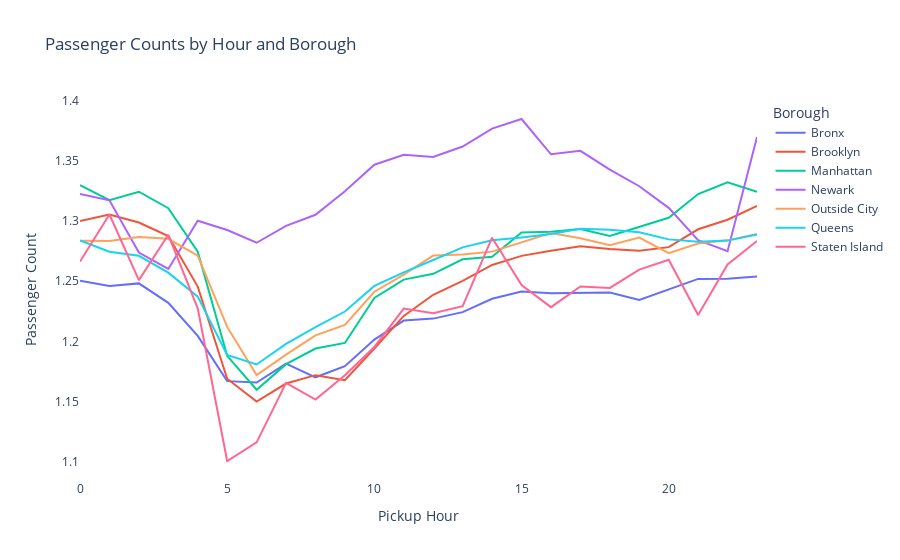
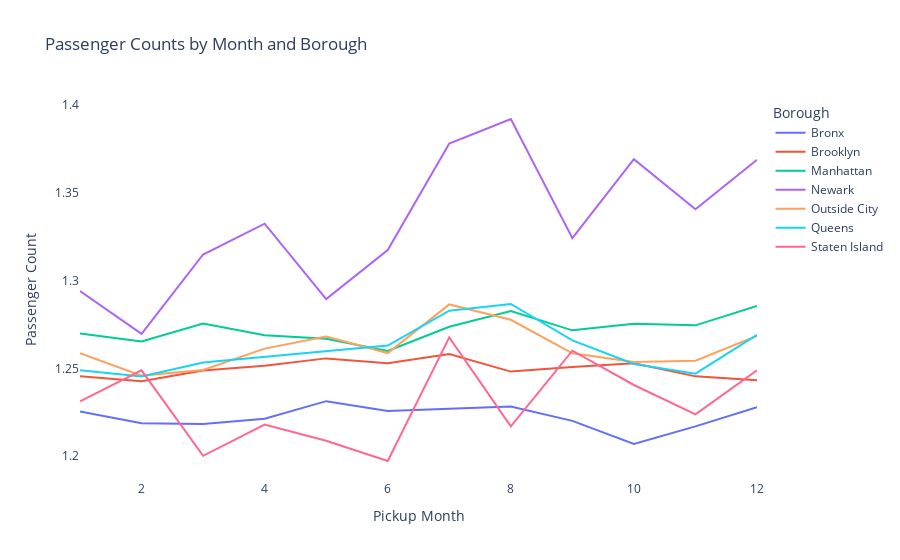
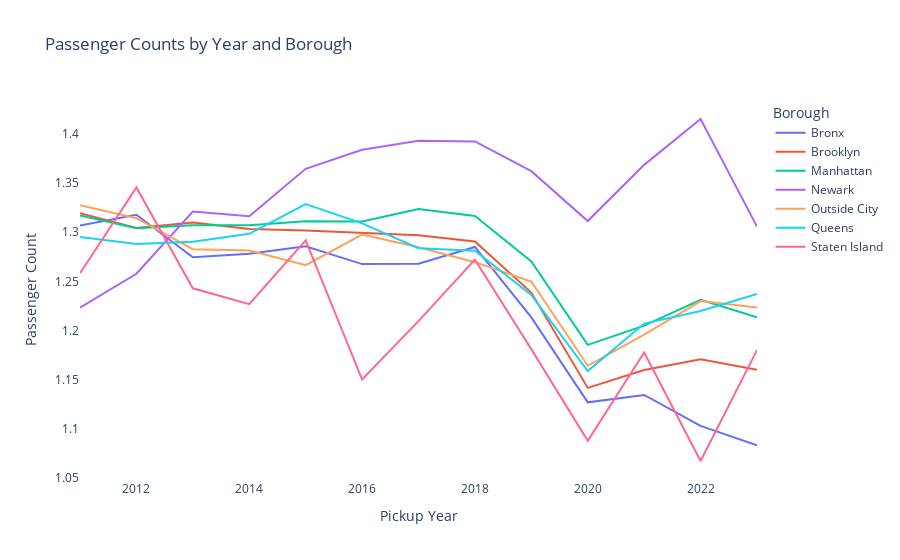

Notebook source saved alongside these figures, in order:
### Markdown cell above
## Passenger counts by borough over different time metrics

### Code cell
for i in ['hour','month','year']:
    # Group the DataFrame
    passenger_counts = df.groupby([f'pickup_{i}', 'Pickup_Borough'])['avg(passenger_count)'].mean().unstack()

    # Plot the data
    fig = px.line(passenger_counts, x=passenger_counts.index, y=passenger_counts.columns, title=f'Passenger Counts by {i.capitalize()} and Borough')
    fig.update_xaxes(title=f'Pickup {i.capitalize()}')
    fig.update_yaxes(title='Passenger Count')

    # Set clear background
    fig.update_layout(plot_bgcolor='white', paper_bgcolor='white')

    # Make legend clickable
    fig.update_layout(legend=dict(itemclick='toggle'))
    
    # Set legend title
    fig.update_layout(legend=dict(title='Borough'))

    # Show the plot
    fig.show()

### Figure 1 — Plotly figure (JSON) as saved in the notebook; plotly's stock layout.template omitted (floating-point values rounded to 4 significant figures)
{"data": [{"hovertemplate": "Pickup_Borough=Bronx<br>pickup_hour=%{x}<br>value=%{y}<extra></extra>", "legendgroup": "Bronx", "line": {"color": "#636efa", "dash": "solid"}, "marker": {"symbol": "circle"}, "mode": "lines", "name": "Bronx", "orientation": "v", "showlegend": true, "type": "scatter", "x": [0, 1, 2, 3, 4, 5, 6, 7, 8, 9, 10, 11, 12, 13, 14, 15, 16, 17, 18, 19, 20, 21, 22, 23], "xaxis": "x", "y": [1.25, 1.246, 1.248, 1.232, 1.205, 1.167, 1.166, 1.182, 1.17, 1.179, 1.202, 1.217, 1.219, 1.224, 1.235, 1.241, 1.24, 1.24, 1.241, 1.234, 1.243, 1.252, 1.252, 1.254], "yaxis": "y"}, {"hovertemplate": "Pickup_Borough=Brooklyn<br>pickup_hour=%{x}<br>value=%{y}<extra></extra>", "legendgroup": "Brooklyn", "line": {"color": "#EF553B", "dash": "solid"}, "marker": {"symbol": "circle"}, "mode": "lines", "name": "Brooklyn", "orientation": "v", "showlegend": true, "type": "scatter", "x": [0, 1, 2, 3, 4, 5, 6, 7, 8, 9, 10, 11, 12, 13, 14, 15, 16, 17, 18, 19, 20, 21, 22, 23], "xaxis": "x", "y": [1.3, 1.305, 1.299, 1.287, 1.245, 1.169, 1.15, 1.165, 1.172, 1.168, 1.194, 1.221, 1.239, 1.25, 1.263, 1.271, 1.275, 1.279, 1.277, 1.275, 1.278, 1.293, 1.301, 1.312], "yaxis": "y"}, {"hovertemplate": "Pickup_Borough=Manhattan<br>pickup_hour=%{x}<br>value=%{y}<extra></extra>", "legendgroup": "Manhattan", "line": {"color": "#00cc96", "dash": "solid"}, "marker": {"symbol": "circle"}, "mode": "lines", "name": "Manhattan", "orientation": "v", "showlegend": true, "type": "scatter", "x": [0, 1, 2, 3, 4, 5, 6, 7, 8, 9, 10, 11, 12, 13, 14, 15, 16, 17, 18, 19, 20, 21, 22, 23], "xaxis": "x", "y": [1.33, 1.317, 1.324, 1.311, 1.274, 1.188, 1.16, 1.181, 1.194, 1.199, 1.236, 1.251, 1.256, 1.268, 1.27, 1.29, 1.291, 1.293, 1.287, 1.295, 1.303, 1.322, 1.332, 1.324], "yaxis": "y"}, {"hovertemplate": "Pickup_Borough=Newark<br>pickup_hour=%{x}<br>value=%{y}<extra></extra>", "legendgroup": "Newark", "line": {"color": "#ab63fa", "dash": "solid"}, "marker": {"symbol": "circle"}, "mode": "lines", "name": "Newark", "orientation": "v", "showlegend": true, "type": "scatter", "x": [0, 1, 2, 3, 4, 5, 6, 7, 8, 9, 10, 11, 12, 13, 14, 15, 16, 17, 18, 19, 20, 21, 22, 23], "xaxis": "x", "y": [1.322, 1.317, 1.274, 1.26, 1.3, 1.292, 1.282, 1.296, 1.305, 1.325, 1.347, 1.355, 1.353, 1.362, 1.377, 1.385, 1.355, 1.358, 1.343, 1.329, 1.311, 1.284, 1.275, 1.37], "yaxis": "y"}, {"hovertemplate": "Pickup_Borough=Outside City<br>pickup_hour=%{x}<br>value=%{y}<extra></extra>", "legendgroup": "Outside City", "line": {"color": "#FFA15A", "dash": "solid"}, "marker": {"symbol": "circle"}, "mode": "lines", "name": "Outside City", "orientation": "v", "showlegend": true, "type": "scatter", "x": [0, 1, 2, 3, 4, 5, 6, 7, 8, 9, 10, 11, 12, 13, 14, 15, 16, 17, 18, 19, 20, 21, 22, 23], "xaxis": "x", "y": [1.284, 1.283, 1.287, 1.285, 1.271, 1.212, 1.172, 1.189, 1.205, 1.214, 1.241, 1.255, 1.271, 1.272, 1.275, 1.282, 1.29, 1.286, 1.28, 1.286, 1.273, 1.281, 1.284, 1.289], "yaxis": "y"}, {"hovertemplate": "Pickup_Borough=Queens<br>pickup_hour=%{x}<br>value=%{y}<extra></extra>", "legendgroup": "Queens", "line": {"color": "#19d3f3", "dash": "solid"}, "marker": {"symbol": "circle"}, "mode": "lines", "name": "Queens", "orientation": "v", "showlegend": true, "type": "scatter", "x": [0, 1, 2, 3, 4, 5, 6, 7, 8, 9, 10, 11, 12, 13, 14, 15, 16, 17, 18, 19, 20, 21, 22, 23], "xaxis": "x", "y": [1.284, 1.274, 1.271, 1.257, 1.237, 1.189, 1.181, 1.198, 1.212, 1.225, 1.246, 1.257, 1.268, 1.278, 1.284, 1.286, 1.289, 1.293, 1.293, 1.291, 1.285, 1.283, 1.284, 1.289], "yaxis": "y"}, {"hovertemplate": "Pickup_Borough=Staten Island<br>pickup_hour=%{x}<br>value=%{y}<extra></extra>", "legendgroup": "Staten Island", "line": {"color": "#FF6692", "dash": "solid"}, "marker": {"symbol": "circle"}, "mode": "lines", "name": "Staten Island", "orientation": "v", "showlegend": true, "type": "scatter", "x": [0, 1, 2, 3, 4, 5, 6, 7, 8, 9, 10, 11, 12, 13, 14, 15, 16, 17, 18, 19, 20, 21, 22, 23], "xaxis": "x", "y": [1.266, 1.305, 1.251, 1.288, 1.227, 1.101, 1.116, 1.166, 1.152, 1.172, 1.195, 1.227, 1.223, 1.229, 1.286, 1.247, 1.228, 1.246, 1.244, 1.26, 1.268, 1.222, 1.264, 1.283], "yaxis": "y"}], "layout": {"legend": {"itemclick": "toggle", "title": {"text": "Borough"}, "tracegroupgap": 0}, "paper_bgcolor": "white", "plot_bgcolor": "white", "title": {"text": "Passenger Counts by Hour and Borough"}, "xaxis": {"anchor": "y", "domain": [0, 1], "title": {"text": "Pickup Hour"}}, "yaxis": {"anchor": "x", "domain": [0, 1], "title": {"text": "Passenger Count"}}}}

### Figure 2 — Plotly figure (JSON) as saved in the notebook; plotly's stock layout.template omitted (floating-point values rounded to 4 significant figures)
{"data": [{"hovertemplate": "Pickup_Borough=Bronx<br>pickup_month=%{x}<br>value=%{y}<extra></extra>", "legendgroup": "Bronx", "line": {"color": "#636efa", "dash": "solid"}, "marker": {"symbol": "circle"}, "mode": "lines", "name": "Bronx", "orientation": "v", "showlegend": true, "type": "scatter", "x": [1, 2, 3, 4, 5, 6, 7, 8, 9, 10, 11, 12], "xaxis": "x", "y": [1.226, 1.219, 1.218, 1.221, 1.231, 1.226, 1.227, 1.228, 1.22, 1.207, 1.217, 1.228], "yaxis": "y"}, {"hovertemplate": "Pickup_Borough=Brooklyn<br>pickup_month=%{x}<br>value=%{y}<extra></extra>", "legendgroup": "Brooklyn", "line": {"color": "#EF553B", "dash": "solid"}, "marker": {"symbol": "circle"}, "mode": "lines", "name": "Brooklyn", "orientation": "v", "showlegend": true, "type": "scatter", "x": [1, 2, 3, 4, 5, 6, 7, 8, 9, 10, 11, 12], "xaxis": "x", "y": [1.245, 1.243, 1.249, 1.252, 1.256, 1.253, 1.258, 1.248, 1.251, 1.253, 1.245, 1.243], "yaxis": "y"}, {"hovertemplate": "Pickup_Borough=Manhattan<br>pickup_month=%{x}<br>value=%{y}<extra></extra>", "legendgroup": "Manhattan", "line": {"color": "#00cc96", "dash": "solid"}, "marker": {"symbol": "circle"}, "mode": "lines", "name": "Manhattan", "orientation": "v", "showlegend": true, "type": "scatter", "x": [1, 2, 3, 4, 5, 6, 7, 8, 9, 10, 11, 12], "xaxis": "x", "y": [1.27, 1.265, 1.276, 1.269, 1.267, 1.26, 1.274, 1.283, 1.272, 1.275, 1.275, 1.286], "yaxis": "y"}, {"hovertemplate": "Pickup_Borough=Newark<br>pickup_month=%{x}<br>value=%{y}<extra></extra>", "legendgroup": "Newark", "line": {"color": "#ab63fa", "dash": "solid"}, "marker": {"symbol": "circle"}, "mode": "lines", "name": "Newark", "orientation": "v", "showlegend": true, "type": "scatter", "x": [1, 2, 3, 4, 5, 6, 7, 8, 9, 10, 11, 12], "xaxis": "x", "y": [1.294, 1.27, 1.315, 1.332, 1.289, 1.317, 1.378, 1.392, 1.324, 1.369, 1.341, 1.369], "yaxis": "y"}, {"hovertemplate": "Pickup_Borough=Outside City<br>pickup_month=%{x}<br>value=%{y}<extra></extra>", "legendgroup": "Outside City", "line": {"color": "#FFA15A", "dash": "solid"}, "marker": {"symbol": "circle"}, "mode": "lines", "name": "Outside City", "orientation": "v", "showlegend": true, "type": "scatter", "x": [1, 2, 3, 4, 5, 6, 7, 8, 9, 10, 11, 12], "xaxis": "x", "y": [1.259, 1.246, 1.249, 1.261, 1.268, 1.259, 1.286, 1.278, 1.259, 1.254, 1.254, 1.268], "yaxis": "y"}, {"hovertemplate": "Pickup_Borough=Queens<br>pickup_month=%{x}<br>value=%{y}<extra></extra>", "legendgroup": "Queens", "line": {"color": "#19d3f3", "dash": "solid"}, "marker": {"symbol": "circle"}, "mode": "lines", "name": "Queens", "orientation": "v", "showlegend": true, "type": "scatter", "x": [1, 2, 3, 4, 5, 6, 7, 8, 9, 10, 11, 12], "xaxis": "x", "y": [1.249, 1.245, 1.253, 1.257, 1.26, 1.263, 1.283, 1.287, 1.266, 1.253, 1.247, 1.269], "yaxis": "y"}, {"hovertemplate": "Pickup_Borough=Staten Island<br>pickup_month=%{x}<br>value=%{y}<extra></extra>", "legendgroup": "Staten Island", "line": {"color": "#FF6692", "dash": "solid"}, "marker": {"symbol": "circle"}, "mode": "lines", "name": "Staten Island", "orientation": "v", "showlegend": true, "type": "scatter", "x": [1, 2, 3, 4, 5, 6, 7, 8, 9, 10, 11, 12], "xaxis": "x", "y": [1.231, 1.249, 1.2, 1.218, 1.209, 1.197, 1.268, 1.217, 1.26, 1.241, 1.224, 1.249], "yaxis": "y"}], "layout": {"legend": {"itemclick": "toggle", "title": {"text": "Borough"}, "tracegroupgap": 0}, "paper_bgcolor": "white", "plot_bgcolor": "white", "title": {"text": "Passenger Counts by Month and Borough"}, "xaxis": {"anchor": "y", "domain": [0, 1], "title": {"text": "Pickup Month"}}, "yaxis": {"anchor": "x", "domain": [0, 1], "title": {"text": "Passenger Count"}}}}

### Figure 3 — Plotly figure (JSON) as saved in the notebook; plotly's stock layout.template omitted (floating-point values rounded to 4 significant figures)
{"data": [{"hovertemplate": "Pickup_Borough=Bronx<br>pickup_year=%{x}<br>value=%{y}<extra></extra>", "legendgroup": "Bronx", "line": {"color": "#636efa", "dash": "solid"}, "marker": {"symbol": "circle"}, "mode": "lines", "name": "Bronx", "orientation": "v", "showlegend": true, "type": "scatter", "x": [2011, 2012, 2013, 2014, 2015, 2016, 2017, 2018, 2019, 2020, 2021, 2022, 2023], "xaxis": "x", "y": [1.307, 1.318, 1.275, 1.278, 1.286, 1.268, 1.268, 1.285, 1.213, 1.127, 1.134, 1.102, 1.083], "yaxis": "y"}, {"hovertemplate": "Pickup_Borough=Brooklyn<br>pickup_year=%{x}<br>value=%{y}<extra></extra>", "legendgroup": "Brooklyn", "line": {"color": "#EF553B", "dash": "solid"}, "marker": {"symbol": "circle"}, "mode": "lines", "name": "Brooklyn", "orientation": "v", "showlegend": true, "type": "scatter", "x": [2011, 2012, 2013, 2014, 2015, 2016, 2017, 2018, 2019, 2020, 2021, 2022, 2023], "xaxis": "x", "y": [1.319, 1.304, 1.31, 1.303, 1.302, 1.3, 1.297, 1.291, 1.239, 1.141, 1.16, 1.17, 1.16], "yaxis": "y"}, {"hovertemplate": "Pickup_Borough=Manhattan<br>pickup_year=%{x}<br>value=%{y}<extra></extra>", "legendgroup": "Manhattan", "line": {"color": "#00cc96", "dash": "solid"}, "marker": {"symbol": "circle"}, "mode": "lines", "name": "Manhattan", "orientation": "v", "showlegend": true, "type": "scatter", "x": [2011, 2012, 2013, 2014, 2015, 2016, 2017, 2018, 2019, 2020, 2021, 2022, 2023], "xaxis": "x", "y": [1.317, 1.304, 1.307, 1.307, 1.311, 1.311, 1.324, 1.317, 1.27, 1.185, 1.205, 1.231, 1.213], "yaxis": "y"}, {"hovertemplate": "Pickup_Borough=Newark<br>pickup_year=%{x}<br>value=%{y}<extra></extra>", "legendgroup": "Newark", "line": {"color": "#ab63fa", "dash": "solid"}, "marker": {"symbol": "circle"}, "mode": "lines", "name": "Newark", "orientation": "v", "showlegend": true, "type": "scatter", "x": [2011, 2012, 2013, 2014, 2015, 2016, 2017, 2018, 2019, 2020, 2021, 2022, 2023], "xaxis": "x", "y": [1.223, 1.258, 1.321, 1.316, 1.365, 1.384, 1.393, 1.393, 1.362, 1.311, 1.369, 1.416, 1.306], "yaxis": "y"}, {"hovertemplate": "Pickup_Borough=Outside City<br>pickup_year=%{x}<br>value=%{y}<extra></extra>", "legendgroup": "Outside City", "line": {"color": "#FFA15A", "dash": "solid"}, "marker": {"symbol": "circle"}, "mode": "lines", "name": "Outside City", "orientation": "v", "showlegend": true, "type": "scatter", "x": [2011, 2012, 2013, 2014, 2015, 2016, 2017, 2018, 2019, 2020, 2021, 2022, 2023], "xaxis": "x", "y": [1.328, 1.314, 1.283, 1.281, 1.266, 1.298, 1.285, 1.27, 1.25, 1.164, 1.196, 1.23, 1.223], "yaxis": "y"}, {"hovertemplate": "Pickup_Borough=Queens<br>pickup_year=%{x}<br>value=%{y}<extra></extra>", "legendgroup": "Queens", "line": {"color": "#19d3f3", "dash": "solid"}, "marker": {"symbol": "circle"}, "mode": "lines", "name": "Queens", "orientation": "v", "showlegend": true, "type": "scatter", "x": [2011, 2012, 2013, 2014, 2015, 2016, 2017, 2018, 2019, 2020, 2021, 2022, 2023], "xaxis": "x", "y": [1.295, 1.288, 1.29, 1.298, 1.329, 1.309, 1.284, 1.281, 1.236, 1.158, 1.207, 1.22, 1.237], "yaxis": "y"}, {"hovertemplate": "Pickup_Borough=Staten Island<br>pickup_year=%{x}<br>value=%{y}<extra></extra>", "legendgroup": "Staten Island", "line": {"color": "#FF6692", "dash": "solid"}, "marker": {"symbol": "circle"}, "mode": "lines", "name": "Staten Island", "orientation": "v", "showlegend": true, "type": "scatter", "x": [2011, 2012, 2013, 2014, 2015, 2016, 2017, 2018, 2019, 2020, 2021, 2022, 2023], "xaxis": "x", "y": [1.258, 1.346, 1.243, 1.227, 1.292, 1.15, 1.209, 1.272, 1.181, 1.087, 1.177, 1.067, 1.18], "yaxis": "y"}], "layout": {"legend": {"itemclick": "toggle", "title": {"text": "Borough"}, "tracegroupgap": 0}, "paper_bgcolor": "white", "plot_bgcolor": "white", "title": {"text": "Passenger Counts by Year and Borough"}, "xaxis": {"anchor": "y", "domain": [0, 1], "title": {"text": "Pickup Year"}}, "yaxis": {"anchor": "x", "domain": [0, 1], "title": {"text": "Passenger Count"}}}}
